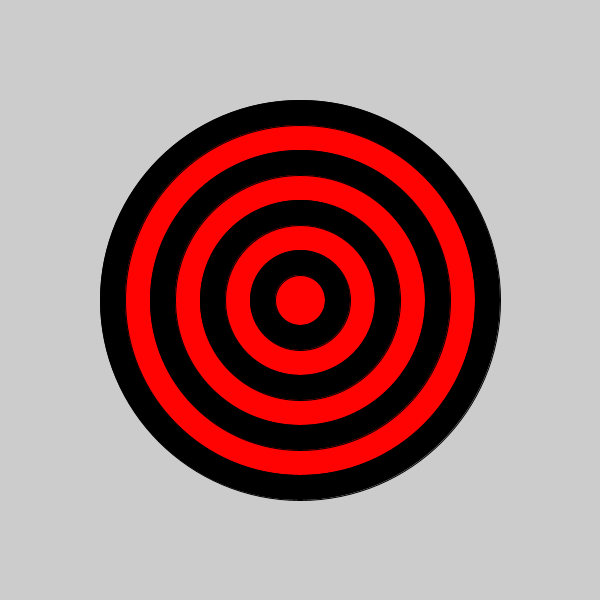
Frame 1 (no input)
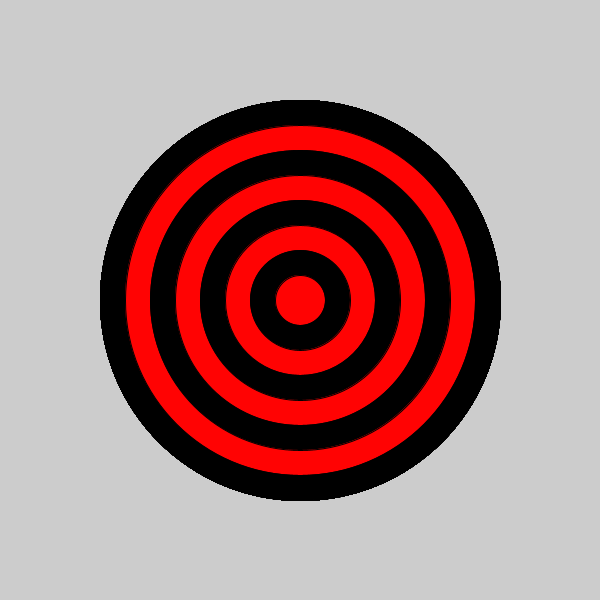
Frame 60 (the mouse pressed at the canvas centre just before this capture)
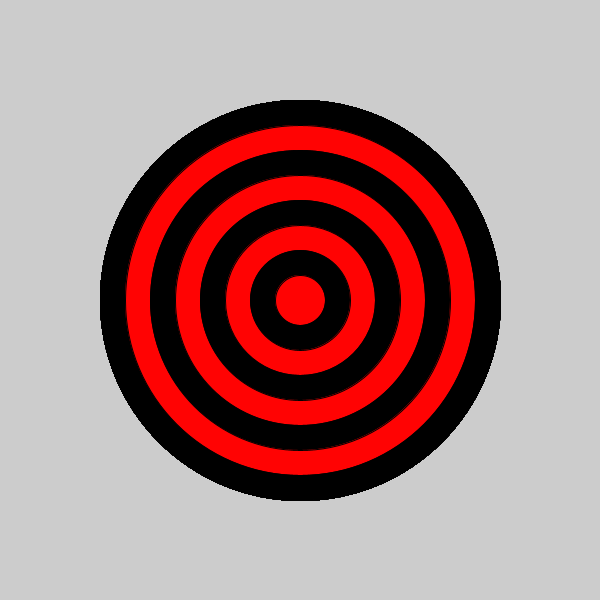
Frame 120 (the mouse held since frame 60 and released just before this capture)

The Processing sketch that drew these frames (run headless with seeded random() and noise(); from frame 60 on, the mouse is pressed at the canvas centre):

// Processing sketch: bullseye
// ── bullseye.pde
void setup(){
  size(600, 600);
 
}
void draw(){
 for (int j = 8; j > 0; j--) {
   if(j % 2 == 0){
     fill(#000000);   
   }
   else{
     fill(#FF0303);
   }
    ellipse(300, 300, 50*j, 50*j);
 }
  


}
        
